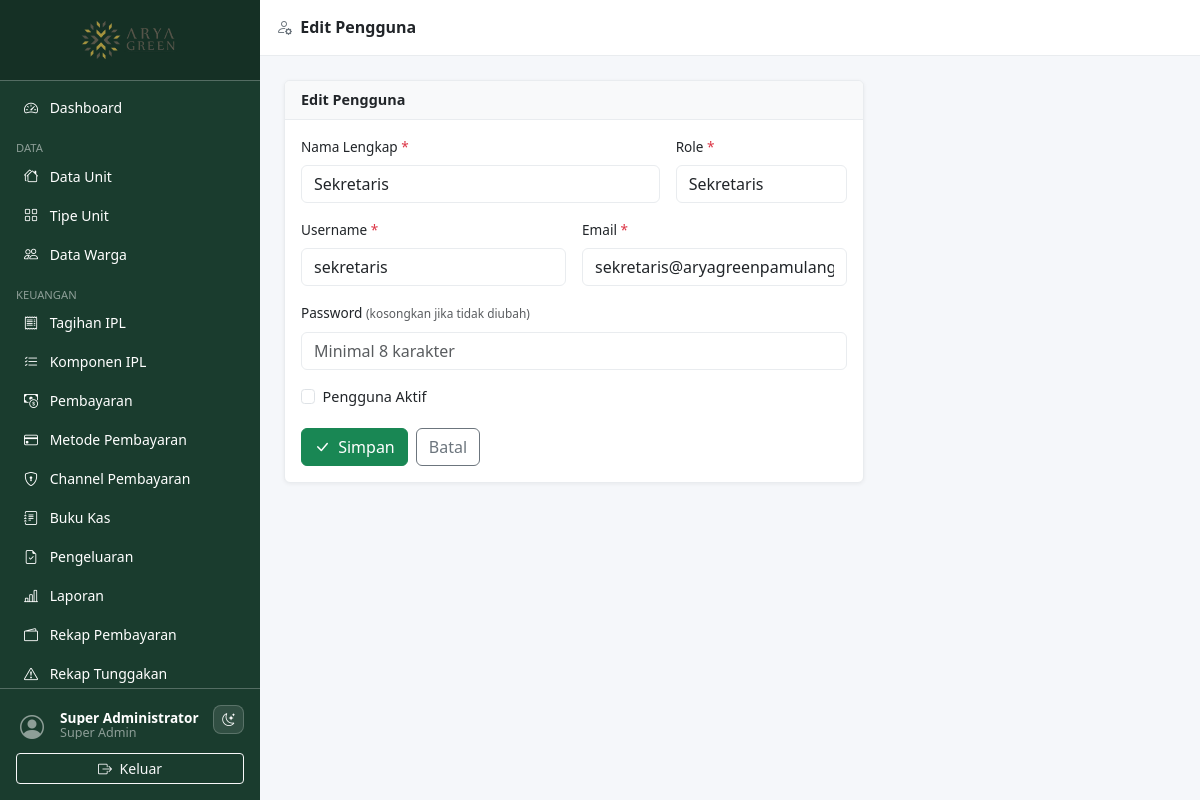
Before: /pages/users/form.php?id=4 (signed in) with the older database file.
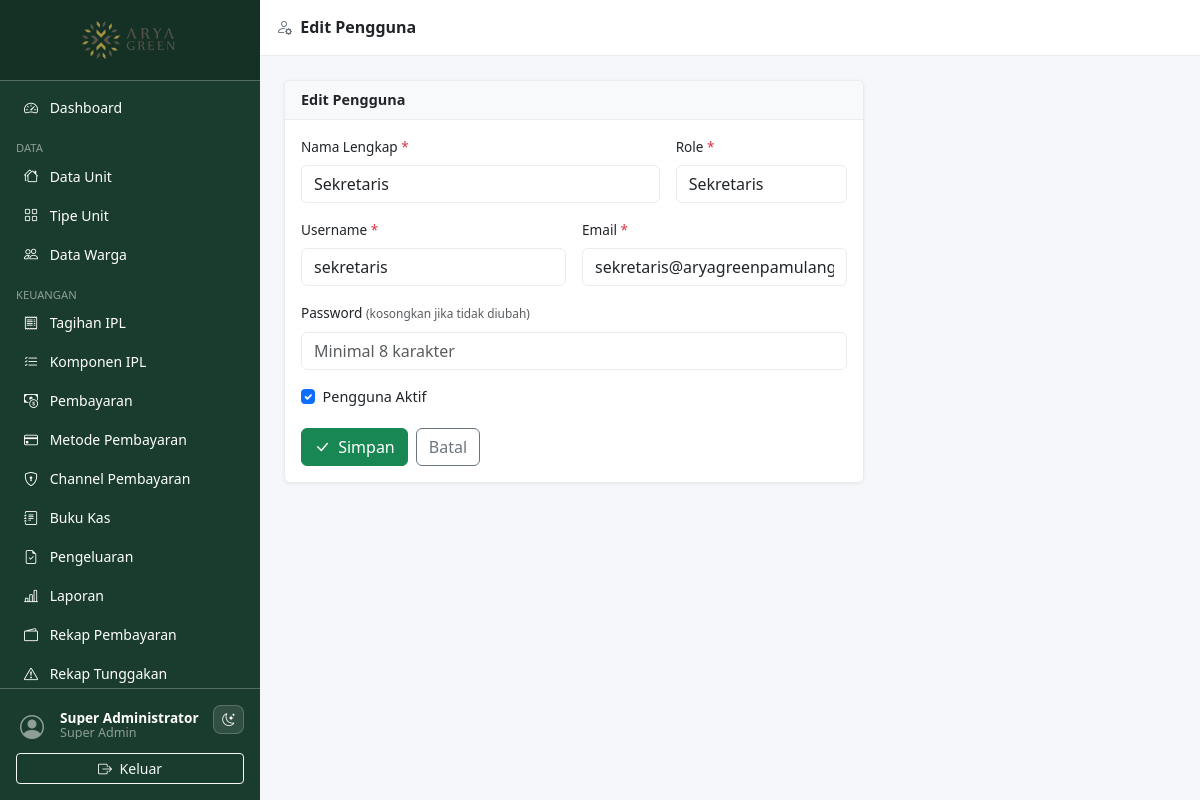
After: the same page with the newer database file.
### tables this page shows
CREATE TABLE `roles` (
  `id`         INT UNSIGNED AUTO_INCREMENT PRIMARY KEY,
  `name`       VARCHAR(50) NOT NULL UNIQUE,
  `label`      VARCHAR(100) NOT NULL,
  `created_at` TIMESTAMP DEFAULT CURRENT_TIMESTAMP
);

CREATE TABLE `users` (
  `id`                 INT UNSIGNED AUTO_INCREMENT PRIMARY KEY,
  `role_id`            INT UNSIGNED NOT NULL DEFAULT 4,
  `name`               VARCHAR(150) NOT NULL,
  `username`           VARCHAR(80)  NOT NULL UNIQUE,
  `email`              VARCHAR(150) NOT NULL UNIQUE,
  `password`           VARCHAR(255) DEFAULT NULL,
  `email_verified_at`  DATETIME     DEFAULT NULL,
  `verification_token` VARCHAR(100) DEFAULT NULL,
  `reset_token`        VARCHAR(100) DEFAULT NULL,
  `reset_token_expires`DATETIME     DEFAULT NULL,
  `is_active`          TINYINT(1)   NOT NULL DEFAULT 1,
  `last_login`         DATETIME     DEFAULT NULL,
  `created_at`         TIMESTAMP    DEFAULT CURRENT_TIMESTAMP,
  `updated_at`         TIMESTAMP    DEFAULT CURRENT_TIMESTAMP ON UPDATE CURRENT_TIMESTAMP,
  FOREIGN KEY (`role_id`) REFERENCES `roles`(`id`) ON UPDATE CASCADE
);

### includes/functions.php (called while the page is built, shortened)
<?php
function e(mixed $v): string {
    return htmlspecialchars((string)$v, ENT_QUOTES | ENT_SUBSTITUTE, 'UTF-8');
}

### includes/auth.php (called while the page is built, shortened)
<?php
require_once __DIR__ . '/functions.php';
function auth_user(): array {
    return $_SESSION['auth_user'] ?? [];
}
function auth_id(): int {
    return (int)($_SESSION['user_id'] ?? 0);
}
function can(string $permission): bool {
    return in_array($permission, $_SESSION['permissions'] ?? [], true);
}

### pages/users/form.php (the view, shortened to what this page needs)
<?php
require_once __DIR__ . '/../../includes/auth.php';
require_once __DIR__ . '/../../includes/functions.php';
$db      = db();
$id      = (int)($_GET['id'] ?? 0);
$editing = $id > 0;
$self    = $id === auth_id();
if ($editing) {
    $stmt = $db->prepare('SELECT * FROM users WHERE id=?');
    $stmt->bind_param('i', $id);
    $stmt->execute();
    $user = $stmt->get_result()->fetch_assoc();
} else {
    require_permission('users.create');
    $user = [];
}
$roles  = $db->query('SELECT * FROM roles ORDER BY id')->fetch_all(MYSQLI_ASSOC);
$page_title = $editing ? 'Edit Pengguna' : 'Tambah Pengguna';
include __DIR__ . '/../../includes/header.php';
include __DIR__ . '/../../includes/sidebar.php';
?>
<div class="content-wrapper">
  <div class="topbar d-flex align-items-center px-3 gap-2">
    <h6 class="mb-0 fw-semibold"><i class="bi bi-person-gear me-1 text-secondary"></i> <?= $page_title ?></h6>
  </div>
  <div class="main-content">
    <div class="card" style="max-width:580px">
      <div class="card-header"><?= $page_title ?></div>
      <div class="card-body">
        <form method="POST">
          <div class="row g-3">
            <div class="col-md-8">
              <label class="form-label">Nama Lengkap <span class="text-danger">*</span></label>
              <input type="text" name="name" class="form-control" required
                     value="<?= e($user['name'] ?? '') ?>">
            </div>
            <div class="col-md-4">
              <label class="form-label">Role <span class="text-danger">*</span></label>
              <select name="role_id" class="form-select ts-select" <?= $self ? 'disabled' : '' ?>>
                <?php foreach ($roles as $r): ?>
                  <option value="<?= $r['id'] ?>" <?= ($user['role_id']??4)==$r['id']?'selected':'' ?>><?= e($r['label']) ?></option>
                <?php endforeach; ?>
              </select>
            </div>
            <div class="col-md-6">
              <label class="form-label">Username <span class="text-danger">*</span></label>
              <input type="text" name="username" class="form-control" required
                     value="<?= e($user['username'] ?? '') ?>" autocomplete="off">
            </div>
            <div class="col-md-6">
              <label class="form-label">Email <span class="text-danger">*</span></label>
              <input type="email" name="email" class="form-control" required
                     value="<?= e($user['email'] ?? '') ?>">
            </div>
            <div class="col-12">
              <label class="form-label">Password <?= $editing ? '<small class="text-muted">(kosongkan jika tidak diubah)</small>' : '<span class="text-danger">*</span>' ?></label>
              <input type="password" name="password" class="form-control" <?= $editing ? '' : 'required' ?>
                     minlength="8" placeholder="Minimal 8 karakter" autocomplete="new-password">
            </div>
            <?php if ($editing && !$self): ?>
            <div class="col-12">
              <div class="form-check">
                <input class="form-check-input" type="checkbox" name="is_active" id="is_active"
                       <?= ($user['is_active']??1) ? 'checked' : '' ?>>
                <label class="form-check-label" for="is_active">Pengguna Aktif</label>
              </div>
            </div>
            <?php endif; ?>
          </div>
          <div class="mt-3 d-flex gap-2">
            <button type="submit" class="btn btn-success"><i class="bi bi-check-lg me-1"></i> Simpan</button>
            <a href="index.php" class="btn btn-outline-secondary">Batal</a>
          </div>
        </form>
      </div>
    </div>
  </div>
<?php include __DIR__ . '/../../includes/footer.php'; ?>

### includes/header.php (shortened to what this page needs)
<?php
$current_user = auth_user();
$page_title   = $page_title ?? 'Dashboard';
?>
<!DOCTYPE html>
<html lang="id">
<head>
  <link rel="stylesheet" href="https://cdn.jsdelivr.net/npm/bootstrap@5.3.8/dist/css/bootstrap.min.css">
  <link rel="stylesheet" href="https://cdn.jsdelivr.net/npm/bootstrap-icons@1.13.2/font/bootstrap-icons.min.css">
  <link rel="stylesheet" href="https://cdn.jsdelivr.net/npm/tom-select@2.3.1/dist/css/tom-select.bootstrap5.min.css">
  <link rel="stylesheet" href="<?= APP_URL ?>/assets/css/style.css">
</head>
<body>
<div class="wrapper d-flex">

### includes/sidebar.php (shortened to what this page needs)
<?php
$current_uri = $_SERVER['REQUEST_URI'] ?? '';
function nav_active(string $path): string {
    global $current_uri;
    return str_contains($current_uri, $path) ? ' active' : '';
}
?>
<nav id="sidebar" class="sidebar d-flex flex-column flex-shrink-0 p-0">
  <a href="<?= APP_URL ?>/pages/dashboard.php"
     class="d-flex align-items-center justify-content-center p-3 text-white text-decoration-none sidebar-brand"
     title="<?= e(APP_NAME) ?>">
    <img src="<?= APP_URL ?>/assets/images/logo.png" alt="<?= e(APP_NAME) ?>" class="sidebar-logo">
  </a>
  <hr class="text-white m-0">
  <div class="nav-scroll">
    <ul class="nav nav-pills flex-column px-2 py-2">
    <?php if (can('dashboard.view')): ?>
    <li class="nav-item">
      <a href="<?= APP_URL ?>/pages/dashboard.php"
         class="nav-link text-white<?= nav_active('/dashboard') ?>">
        <i class="bi bi-speedometer2 me-2"></i> Dashboard
      </a>
    </li>
    <?php endif; ?>
    <?php if (can('units.view')): ?>
    <li class="nav-item mt-2">
      <small class="text-white-50 px-2 text-uppercase" style="font-size:.7rem">Data</small>
    </li>
    <li class="nav-item">
      <a href="<?= APP_URL ?>/pages/units/index.php"
         class="nav-link text-white<?= nav_active('/units/') ?>">
        <i class="bi bi-houses me-2"></i> Data Unit
      </a>
    </li>
    <li class="nav-item">
      <a href="<?= APP_URL ?>/pages/unit_types/index.php"
         class="nav-link text-white<?= nav_active('/unit_types') ?>">
        <i class="bi bi-grid me-2"></i> Tipe Unit
      </a>
    </li>
    <?php endif; ?>
    <?php if (can('residents.view')): ?>
    <li class="nav-item">
      <a href="<?= APP_URL ?>/pages/residents/index.php"
         class="nav-link text-white<?= nav_active('/residents') ?>">
        <i class="bi bi-people me-2"></i> Data Warga
      </a>
    </li>
    <?php endif; ?>
    <?php if (can('billing.view') || can('payments.view')): ?>
    <li class="nav-item mt-2">
      <small class="text-white-50 px-2 text-uppercase" style="font-size:.7rem">Keuangan</small>
    </li>
    <?php endif; ?>
    <?php if (can('billing.view')): ?>
    <li class="nav-item">
      <a href="<?= APP_URL ?>/pages/billing/index.php"
         class="nav-link text-white<?= nav_active('/billing') ?>">
        <i class="bi bi-receipt me-2"></i> Tagihan IPL
      </a>
    </li>
    <?php endif; ?>
    <?php if (can('ipl_components.view')): ?>
    <li class="nav-item">
      <a href="<?= APP_URL ?>/pages/ipl_components/index.php"
         class="nav-link text-white<?= nav_active('/ipl_components') ?>">
        <i class="bi bi-list-check me-2"></i> Komponen IPL
      </a>
    </li>
    <?php endif; ?>
    <?php if (can('payments.view')): ?>
    <li class="nav-item">
      <a href="<?= APP_URL ?>/pages/payments/index.php"
         class="nav-link text-white<?= nav_active('/payments') ?>">
        <i class="bi bi-cash-coin me-2"></i> Pembayaran
      </a>
    </li>
    <?php endif; ?>
    <?php if (can('payment_methods.manage')): ?>
    <li class="nav-item">
      <a href="<?= APP_URL ?>/pages/payment_methods/index.php"
         class="nav-link text-white<?= nav_active('/payment_methods') ?>">
        <i class="bi bi-credit-card me-2"></i> Metode Pembayaran
      </a>
    </li>
    <?php endif; ?>
    <?php if (can('payment_channels.manage')): ?>
    <li class="nav-item">
      <a href="<?= APP_URL ?>/pages/payment_channels/index.php" class="nav-link text-white<?= nav_active('/payment_channels') ?>">
        <i class="bi bi-shield-lock me-2"></i> Channel Pembayaran
      </a>
    </li>
    <?php endif; ?>
    <?php if (can('cashbook.view')): ?>
    <li class="nav-item">
      <a href="<?= APP_URL ?>/pages/cashbook/index.php"
         class="nav-link text-white<?= nav_active('/cashbook') ?>">
        <i class="bi bi-journal-text me-2"></i> Buku Kas
      </a>
    </li>
    <?php endif; ?>
    <?php if (can('expense.request') || can('expense.approve')): ?>
    <li class="nav-item">
      <a href="<?= APP_URL ?>/pages/expense/index.php"
         class="nav-link text-white<?= nav_active('/expense') ?>">
        <i class="bi bi-file-earmark-check me-2"></i> Pengeluaran
      </a>
    </li>
    <?php endif; ?>
    <?php if (can('reports.view')): ?>
    <li class="nav-item">
      <a href="<?= APP_URL ?>/pages/reports/index.php"
         class="nav-link text-white<?= nav_active('/reports/index') ?>">
        <i class="bi bi-bar-chart-line me-2"></i> Laporan
      </a>
    </li>
    <li class="nav-item">
      <a href="<?= APP_URL ?>/pages/reports/payments.php"
         class="nav-link text-white<?= nav_active('/reports/payments') ?>">
        <i class="bi bi-wallet2 me-2"></i> Rekap Pembayaran
      </a>
    </li>
    <li class="nav-item">
      <a href="<?= APP_URL ?>/pages/reports/arrears.php"
         class="nav-link text-white<?= nav_active('/reports/arrears') ?>">
        <i class="bi bi-exclamation-triangle me-2"></i> Rekap Tunggakan
      </a>
    </li>
    <?php endif; ?>
    </ul>
  </div>
  <hr class="text-white m-0">
  <div class="p-3 sidebar-footer">
    <div class="d-flex align-items-start gap-2 mb-2">
      <a href="<?= APP_URL ?>/pages/profile.php"
         class="d-flex align-items-center text-decoration-none rounded p-1 sidebar-profile-link flex-grow-1 overflow-hidden"
         title="Profil & ganti password">
        <div class="avatar-sm me-2">
          <i class="bi bi-person-circle fs-4 text-white-50"></i>
        </div>
        <div class="text-white lh-1 flex-grow-1 overflow-hidden">
          <div class="fw-semibold text-truncate" style="font-size:.85rem"><?= e($current_user['name'] ?? '') ?></div>
          <small class="text-white-50"><?= e(ucwords(str_replace('_',' ', $current_user['role'] ?? ''))) ?></small>
        </div>
      </a>
      <button type="button" class="dark-toggle sidebar-theme-toggle text-white" aria-label="Ganti tema" title="Ganti tema">
        <i class="bi bi-moon-stars"></i>
      </button>
    </div>
    <a href="<?= APP_URL ?>/auth/logout.php"
       class="btn btn-sm btn-outline-light w-100"
       onclick="return confirm('Yakin ingin keluar?')">
      <i class="bi bi-box-arrow-right me-1"></i> Keluar
    </a>
  </div>
</nav>

### includes/footer.php (shortened to what this page needs)
  </div>
</div>
</body>
</html>

### assets/css/style.css (style rules this page uses)
:root { --sidebar-width: 260px; --sidebar-bg: #1a3c2e; --sidebar-hover: #2d6a4f; --topbar-height: 56px; --page-bg: #f5f7fa; --surface: #ffffff; --surface-muted: #f8f9fa; --border-color: #e9ecef; --text-color: #212529; --muted-color: #6c757d; }
body { background: var(--page-bg); color: var(--text-color); font-size: .9rem; }
.wrapper { min-height: 100vh; }
.sidebar { width: var(--sidebar-width); height: 100vh; min-height: 0; background: var(--sidebar-bg); position: fixed; top: 0; left: 0; z-index: 1040; transition: transform .25s ease; overflow: hidden; display: flex; flex-direction: column; }
.sidebar .nav-scroll { flex: 1 1 0; height: 0; min-height: 0; overflow-y: auto; overflow-x: hidden; scrollbar-width: thin; scrollbar-color: rgba(255,255,255,.35) transparent; }
.sidebar .sidebar-footer { flex-shrink: 0; background: var(--sidebar-bg); }
.sidebar-brand { background: rgba(0,0,0,.2); }
.sidebar-logo { height: 48px; width: auto; object-fit: contain; }
.sidebar .nav-link { border-radius: 6px; margin-bottom: 2px; font-size: .875rem; }
.content-wrapper { margin-left: var(--sidebar-width); width: calc(100% - var(--sidebar-width)); min-height: 100vh; display: flex; flex-direction: column; }
.topbar { height: var(--topbar-height); background: var(--surface); border-bottom: 1px solid var(--border-color); color: var(--text-color); position: sticky; top: 0; z-index: 1030; }
.main-content { flex: 1; padding: 1.5rem; }
.card { border: 1px solid var(--border-color); background: var(--surface); box-shadow: 0 1px 4px rgba(0,0,0,.06); }
.card-header { background: var(--surface-muted); border-bottom: 1px solid var(--border-color); font-weight: 600; }
.form-label { font-weight: 500; font-size: .85rem; }
.form-control, .form-select { background: var(--surface); border-color: var(--border-color); color: var(--text-color); }
.dark-toggle { background: transparent; border: 1px solid var(--border-color); border-radius: 8px; padding: 4px 8px; font-size: .8rem; cursor: pointer; transition: background .2s, border-color .2s; }
.dark-toggle i { pointer-events: none; }
.sidebar-theme-toggle { background: rgba(255,255,255,.1); border-color: rgba(255,255,255,.2); }
.avatar-sm { width: 32px; height: 32px; }

Changed rows visible on the page:
changed users "Sekretaris": is_active "☐" → "☑"
